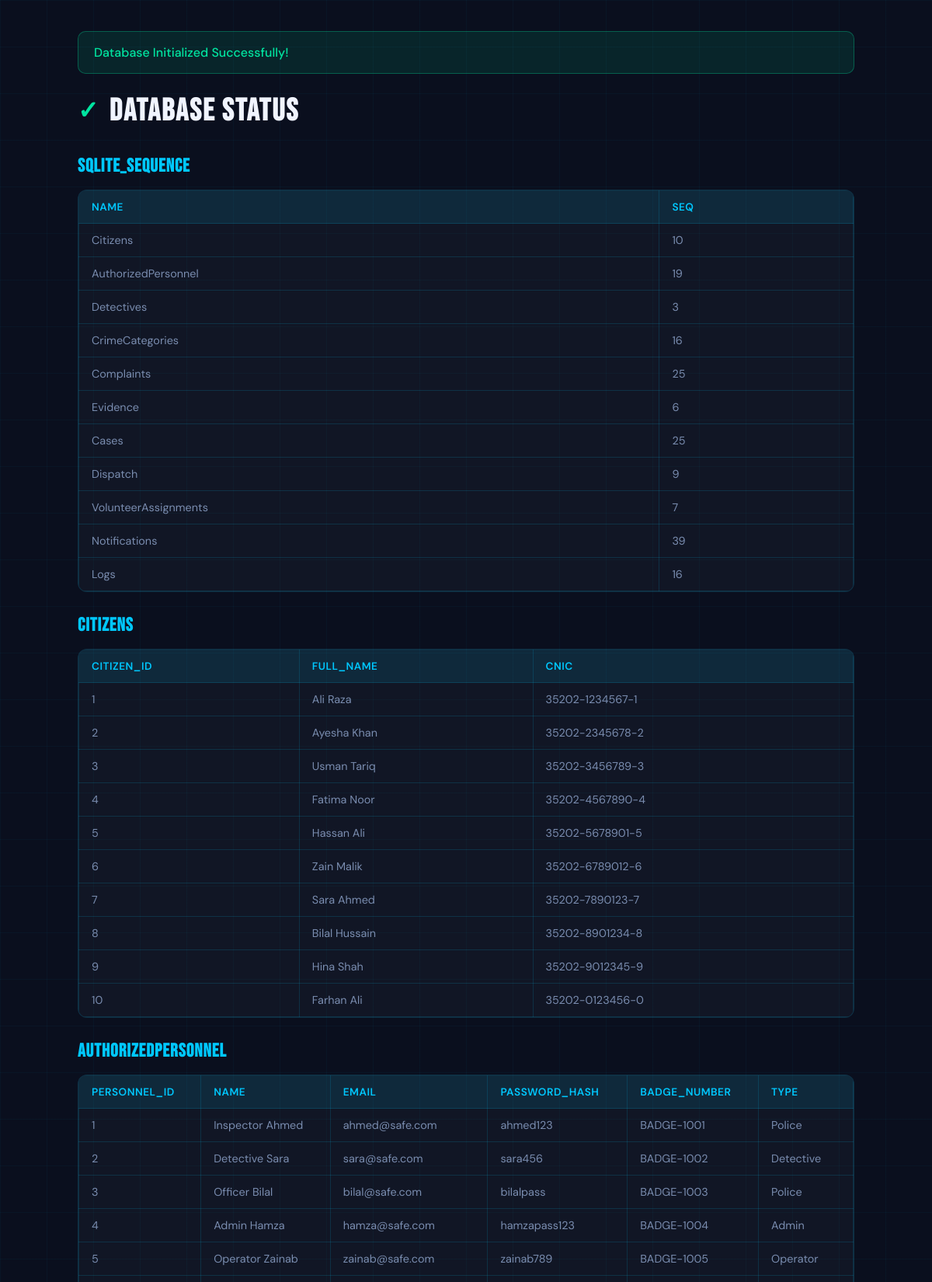
/viewdb (upper part), run on the app's committed database.
### tables this page shows
CREATE TABLE Citizens (
    citizen_id INTEGER PRIMARY KEY AUTOINCREMENT,
    full_name TEXT NOT NULL,
    cnic TEXT UNIQUE NOT NULL
);

CREATE TABLE AuthorizedPersonnel (
    personnel_id INTEGER PRIMARY KEY AUTOINCREMENT,
    name TEXT NOT NULL,
    email TEXT UNIQUE NOT NULL,
    password_hash TEXT NOT NULL,
    badge_number TEXT UNIQUE NOT NULL,
    type TEXT DEFAULT 'Police' CHECK(type IN ('Police','Detective','Operator','Admin','Volunteer', 'Ambulance', 'Firefighter'))
);

### app.py (the view)
@app.route('/viewdb')
def view_db():
    conn = get_db_connection()
    cursor = conn.cursor()
    cursor.execute("SELECT name FROM sqlite_master WHERE type='table';")
    tables = cursor.fetchall()
    table_data = {}
    for table in tables:
        table_name = table['name']
        cursor.execute(f"SELECT * FROM {table_name};")
        data = cursor.fetchall()
        table_data[table_name] = data
    conn.close()
    return render_template("initdb.html", table_data=table_data)

### app.py (called while the page is built)
def get_db_connection():
    conn = sqlite3.connect(DATABASE, timeout=10)
    conn.row_factory = sqlite3.Row
    return conn

### templates/initdb.html (shortened to what this page needs)
<!DOCTYPE html>
<html lang="en">
<head>
</head>
<body>
  <div class="page-container">
    <div class="success-msg">
      Database Initialized Successfully!
    </div>
    <h1>Database Status</h1>
    {% for table, rows in table_data.items() %}
      <h2>{{ table|upper }}</h2>
      {% if rows %}
        <div class="table-wrapper">
          <table>
            <thead>
              <tr>
                {% for column in rows[0].keys() %}
                  <th>{{ column }}</th>
                {% endfor %}
              </tr>
            </thead>
            <tbody>
              {% for row in rows %}
                <tr>
                  {% for column in row.keys() %}
                    <td>{{ row[column] }}</td>
                  {% endfor %}
                </tr>
              {% endfor %}
            </tbody>
          </table>
        </div>
      {% else %}
        <div class="table-wrapper">
          <div class="empty">👋 Empty table</div>
        </div>
      {% endif %}
    {% endfor %}
  </div>
</body>
</html>

### templates/initdb.html (style rules this page uses)
*, *::before, *::after { box-sizing: border-box; margin: 0; padding: 0; }
:root { --navy: #0a0f1e; --cyan: #00c8ff; --white: #f0f4ff; --muted: #7a8db0; --success: #00e5a0; --border: rgba(0,200,255,0.15); }
html, body { min-height: 100vh; background: var(--navy); color: var(--white); font-family: 'DM Sans', sans-serif; padding: 20px; }
body::before { content: ''; position: fixed; inset: 0; background-image: linear-gradient(rgba(0,200,255,0.04) 1px, transparent 1px), linear-gradient(90deg, rgba(0,200,255,0.04) 1px, transparent 1px); background-size: 60px 60px; pointer-events: none; z-index: 0; }
.page-container { position: relative; z-index: 5; max-width: 1000px; margin: 0 auto; }
h1 { font-family: 'Bebas Neue', sans-serif; font-size: 2.5rem; letter-spacing: 2px; margin-bottom: 32px; display: flex; align-items: center; gap: 12px; }
h1::before { content: '✓'; color: var(--success); font-size: 2rem; }
h2 { font-family: 'Bebas Neue', sans-serif; font-size: 1.5rem; letter-spacing: 1px; margin: 28px 0 16px 0; color: var(--cyan); }
.table-wrapper { background: rgba(255,255,255,0.03); border: 1px solid var(--border); border-radius: 12px; overflow-x: auto; margin-bottom: 24px; }
table { width: 100%; border-collapse: collapse; font-size: 0.9rem; }
th { background: rgba(0,200,255,0.1); border: 1px solid var(--border); padding: 12px 16px; text-align: left; font-weight: 600; color: var(--cyan); font-size: 0.85rem; text-transform: uppercase; letter-spacing: 0.5px; }
td { border: 1px solid var(--border); padding: 12px 16px; color: var(--muted); }
.success-msg { background: rgba(0,229,160,0.1); border: 1px solid rgba(0,229,160,0.3); color: var(--success); padding: 16px 20px; border-radius: 10px; margin-bottom: 24px; font-weight: 500; }

### data on the page
Citizens: citizen_id "1" "Ali Raza" "35202-1234567-1"
Citizens: citizen_id "2" "Ayesha Khan" "35202-2345678-2"
Citizens: citizen_id "3" "Usman Tariq" "35202-3456789-3"
Citizens: citizen_id "4" "Fatima Noor" "35202-4567890-4"
Citizens: citizen_id "5" "Hassan Ali" "35202-5678901-5"
Citizens: citizen_id "6" "Zain Malik" "35202-6789012-6"
Citizens: citizen_id "7" "Sara Ahmed" "35202-7890123-7"
Citizens: citizen_id "8" "Bilal Hussain" "35202-8901234-8"
Citizens: citizen_id "9" "Hina Shah" "35202-9012345-9"
Citizens: citizen_id "10" "Farhan Ali" "35202-0123456-0"
AuthorizedPersonnel: personnel_id "1" "Inspector Ahmed" "ahmed@safe.com" "ahmed123" "BADGE-1001" "Police"
AuthorizedPersonnel: personnel_id "2" "Detective Sara" "sara@safe.com" "sara456" "BADGE-1002" "Detective"
AuthorizedPersonnel: personnel_id "3" "Officer Bilal" "bilal@safe.com" "bilalpass" "BADGE-1003" "Police"
AuthorizedPersonnel: personnel_id "4" "Admin Hamza" "hamza@safe.com" "hamzapass123" "BADGE-1004" "Admin"
AuthorizedPersonnel: personnel_id "5" "Operator Zainab" "zainab@safe.com" "zainab789" "BADGE-1005" "Operator"

### other printed values
{{ table|upper }} "SQLITE_SEQUENCE" "CITIZENS" "AUTHORIZEDPERSONNEL"
{{ column }} "NAME" "SEQ" "CITIZEN_ID" "FULL_NAME" "CNIC" "PERSONNEL_ID" "NAME" "EMAIL" "PASSWORD_HASH" "BADGE_NUMBER" "TYPE"
{{ row[column] }} "Citizens" "10" "AuthorizedPersonnel" "19" "Detectives" "3" "CrimeCategories" "16" "Complaints" "25" "Evidence" "6" "Cases" "25" "Dispatch" "9" "VolunteerAssignments" "7" "Notifications" "39" "Logs" "16"
